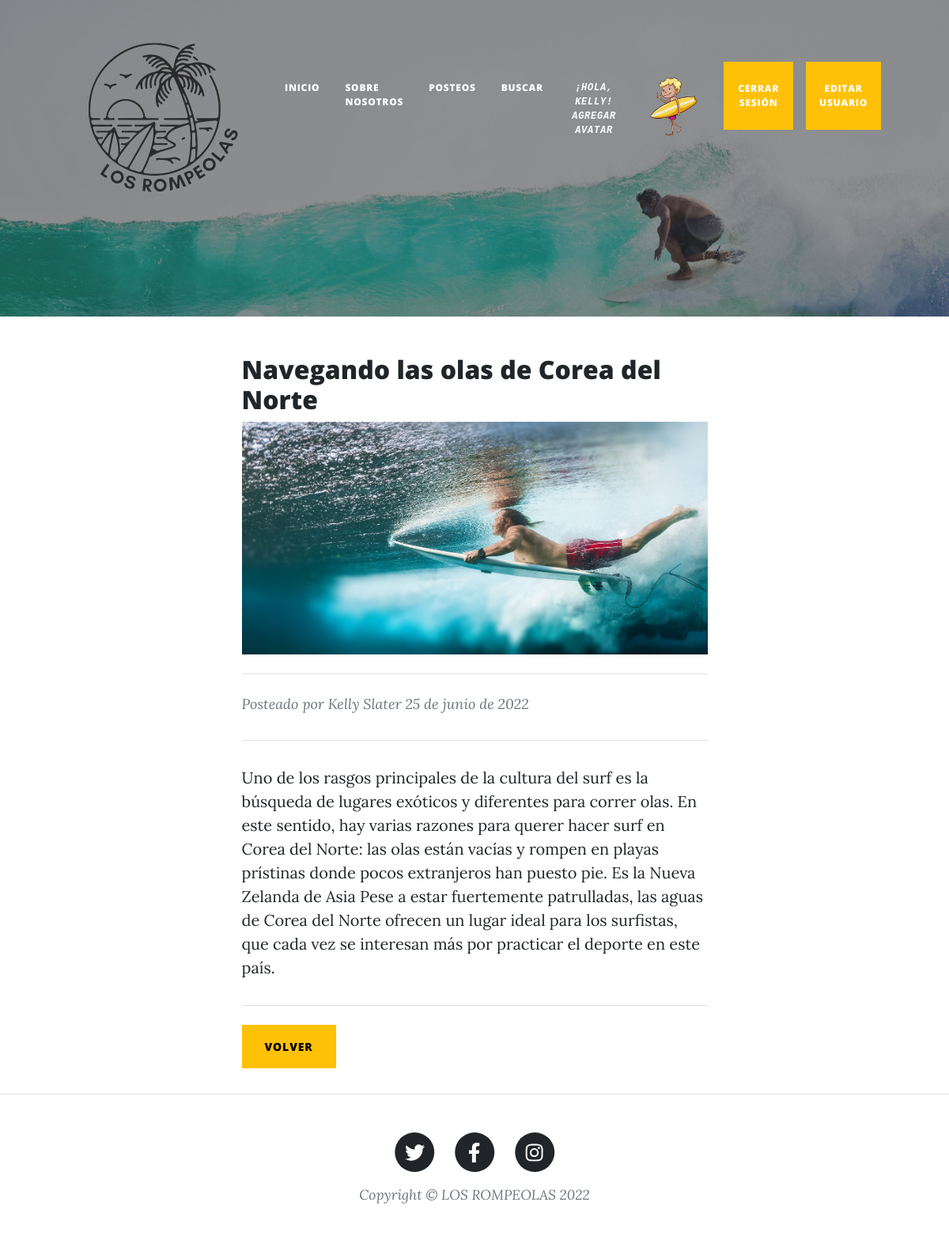
The app's page /Surfblog/post/Navegando las olas de Corea del Norte (signed in) with its own data.
### Surfblog/models.py (models this page shows, shortened)
class Avatar(models.Model):
    user = models.ForeignKey(User, on_delete = models.CASCADE)
    imagen = models.ImageField(upload_to = 'avatares', null = True, blank = True)
    class Meta:
        verbose_name = 'Avatar'
        verbose_name_plural = 'Avatares'

class Post(models.Model):
    autor = models.CharField(max_length = 40)
    email = models.EmailField()
    fecha = models.DateField(auto_now_add = True)
    titulo = models.CharField(max_length = 40, primary_key = True)
    cuerpo = models.TextField('')

### Surfblog/views.py (the view)
# urls.py: path('post/<titulo>', views.abrirPost, name='Post'),
def abrirPost(request, titulo):
        leerPost = Post.objects.get(titulo = titulo)
        try:
            comentario = Comentario.objects.get(titulo = titulo)
            return render(request, 'Surfblog/post.html', {'post': leerPost, 'comentario': comentario})
        except:
            return render(request, 'Surfblog/post.html', {'post': leerPost})

### Surfblog/templates/Surfblog/post.html (shortened to what this page needs)
{% extends 'Surfblog/padre.html' %}
{% load static %}
{% block contenido_principal %}
    <article class='mb-3'>
        <div class='container px-4 px-lg-5'>
            <div class='row gx-4 gx-lg-5 justify-content-center'>
                <div class='col-md-10 col-lg-8 col-xl-7 post-preview'>
                    <h2 class='post-title'>{{post.titulo}}</h2>
                    <img class='card-img-top' src='{% static "SurfBlog/assets/img/post.jpg" %}' alt='Imagen Resultado' title='Imagen Resultado' loading='lazy'>
                    <hr class='my-4' />
                    <p class='post-meta'>
                        Posteado por
                        <span>{{post.autor}}</span>
                        {{post.fecha}}
                    </p>
                    <hr class='my-4' />
                    <p>{{post.cuerpo}}</p>
                    <hr class='my-4' />
                    <button type='button' class='btn btn-warning position-relative mb-3'>
                        <a href='{% url "listaPosteos" %}' style='color: black;'>VOLVER</a>
                    </button>
                </div>
            </div>
        </div>
    </article>
{% endblock %}

### Surfblog/templates/Surfblog/padre.html (shortened to what this page needs)
<!DOCTYPE html>
<html lang='en'>
    <head>
        {% load static %}
        <link href='{% static "SurfBlog/css/styles.css" %}' rel='stylesheet' />
    </head>
    <body>
        <nav class='navbar navbar-expand-lg navbar-light' id='mainNav'>
            <div class='container px-4 px-lg-5'>
                <a class='navbar-brand' href='{% url "Inicio" %}'><img src='{% static "SurfBlog/assets/img/logo.png" %}' alt='Logo' title='Logo' height='250px' width='250px'></a>
                <div class='collapse navbar-collapse' id='navbarResponsive'>
                    <ul class='navbar-nav ms-auto py-4 py-lg-0'>
                        <li class='nav-item'><a class='nav-link px-lg-3 py-3 py-lg-4' href='{% url "Inicio" %}'>Inicio</a></li>
                        <li class='nav-item'><a class='nav-link px-lg-3 py-3 py-lg-4' href='{% url "sobreNosotros" %}'>Sobre Nosotros</a></li>
                        <li class='nav-item'><a class='nav-link px-lg-3 py-3 py-lg-4' href='{% url "listaPosteos" %}'>Posteos</a></li>
                        <li class='nav-item'><a class='nav-link px-lg-3 py-3 py-lg-4' href='{% url "Buscar" %}'>Buscar</a></li>
                        {% if user.is_authenticated %}
                        <li class='nav-item'><a class='nav-link px-lg-3 py-3 py-lg-4 text-center font-monospace fst-italic' href='{% url "agregarAvatar" %}'>¡Hola, {{user.username}}!</br><span class=''>Agregar Avatar</span></a></li>
                        <li class='mx-1'>
                        {% with first_image=user.avatar_set.first %}
                            {% if first_image %}
                                <a href='{{ first_image.imagen.url }}' target='_blank'>
                                <img src='{{ first_image.imagen.url }}' height='100px'>
                            {% endif %}
                        {% endwith %}
                        </li>
                        <li class='nav-item'><a class='nav-link px-lg-3 py-3 py-lg-4 btn btn-warning mx-2' href='{% url "Logout" %}'>Cerrar Sesión</a></li>
                        <li class='nav-item'><a class='nav-link px-lg-3 py-3 py-lg-4 btn btn-warning mx-2' href='{% url "editarUsuario" %}'>Editar Usuario</a></li>
                        {% endif %}
                    </ul>
                </div>
            </div>
        </nav>
        <header class='masthead' style='background-image: url("{% static "SurfBlog/assets/img/home.jpg" %}")'>
        </header>
        {% block contenido_principal %}
        {% endblock %}
        <footer class='border-top'>
            <div class='container px-4 px-lg-5'>
                <div class='row gx-4 gx-lg-5 justify-content-center'>
                    <div class='col-md-10 col-lg-8 col-xl-7'>
                        <ul class='list-inline text-center'>
                            <li class='list-inline-item'>
                                <a href='#!'>
                                    <span class='fa-stack fa-lg'>
                                        <i class='fas fa-circle fa-stack-2x'></i>
                                        <i class='fab fa-twitter fa-stack-1x fa-inverse'></i>
                                    </span>
                                </a>
                            </li>
                            <li class='list-inline-item'>
                                <a href='#!'>
                                    <span class='fa-stack fa-lg'>
                                        <i class='fas fa-circle fa-stack-2x'></i>
                                        <i class='fab fa-facebook-f fa-stack-1x fa-inverse'></i>
                                    </span>
                                </a>
                            </li>
                            <li class='list-inline-item'>
                                <a href='#!'>
                                    <span class='fa-stack fa-lg'>
                                        <i class='fas fa-circle fa-stack-2x'></i>
                                        <i class='fab fa-instagram fa-stack-1x fa-inverse'></i>
                                    </span>
                                </a>
                            </li>
                        </ul>
                        <div class='small text-center text-muted fst-italic'>Copyright &copy; LOS ROMPEOLAS 2022</div>
                    </div>
                </div>
            </div>
        </footer>
    </body>
</html>

### records on screen
Avatar: imagen (picture)
Post: titulo "Navegando las olas de Corea del Norte", autor "Kelly Slater", fecha "25 de junio de 2022", cuerpo "Uno de los rasgos principales de la cultura del surf es la búsqueda de lugares exóticos y diferentes para correr olas. En este sentido, hay varias razones para querer hacer surf en Corea del Norte: las olas están vacías y rompen en playas prístinas donde pocos extranjeros han puesto pie. Es la Nueva Zelanda de Asia Pese a estar fuertemente patrulladas, las aguas de Corea del Norte ofrecen un lugar ideal para los surfistas, que cada vez se interesan más por practicar el deporte en este país."

### other values on screen
{{ user.username }} "KELLY"
